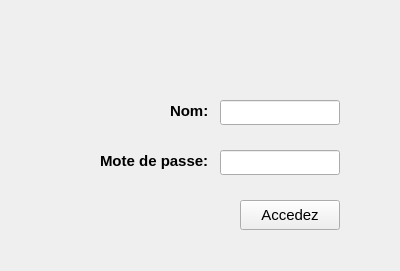
<?xml version="1.0" encoding="UTF-8"?>
<ui version="4.0">
 <class>Login</class>
 <widget class="QWidget" name="Login">
  <property name="geometry">
   <rect>
    <x>0</x>
    <y>0</y>
    <width>400</width>
    <height>271</height>
   </rect>
  </property>
  <property name="windowTitle">
   <string>Form</string>
  </property>
  <widget class="QPushButton" name="Login_2">
   <property name="geometry">
    <rect>
     <x>240</x>
     <y>200</y>
     <width>100</width>
     <height>30</height>
    </rect>
   </property>
   <property name="font">
    <font>
     <pointsize>11</pointsize>
    </font>
   </property>
   <property name="text">
    <string>Accedez</string>
   </property>
  </widget>
  <widget class="QLabel" name="LName">
   <property name="geometry">
    <rect>
     <x>170</x>
     <y>100</y>
     <width>41</width>
     <height>21</height>
    </rect>
   </property>
   <property name="font">
    <font>
     <pointsize>11</pointsize>
     <weight>75</weight>
     <bold>true</bold>
    </font>
   </property>
   <property name="layoutDirection">
    <enum>Qt::LeftToRight</enum>
   </property>
   <property name="autoFillBackground">
    <bool>false</bool>
   </property>
   <property name="text">
    <string>Nom: </string>
   </property>
  </widget>
  <widget class="QLabel" name="LPasswd">
   <property name="geometry">
    <rect>
     <x>100</x>
     <y>150</y>
     <width>111</width>
     <height>21</height>
    </rect>
   </property>
   <property name="font">
    <font>
     <pointsize>11</pointsize>
     <weight>75</weight>
     <bold>true</bold>
    </font>
   </property>
   <property name="text">
    <string>Mote de passe: </string>
   </property>
  </widget>
  <widget class="QLineEdit" name="LEName">
   <property name="geometry">
    <rect>
     <x>220</x>
     <y>100</y>
     <width>120</width>
     <height>25</height>
    </rect>
   </property>
  </widget>
  <widget class="QLineEdit" name="LEPass">
   <property name="geometry">
    <rect>
     <x>220</x>
     <y>150</y>
     <width>120</width>
     <height>25</height>
    </rect>
   </property>
  </widget>
 </widget>
 <resources/>
 <connections/>
</ui>
